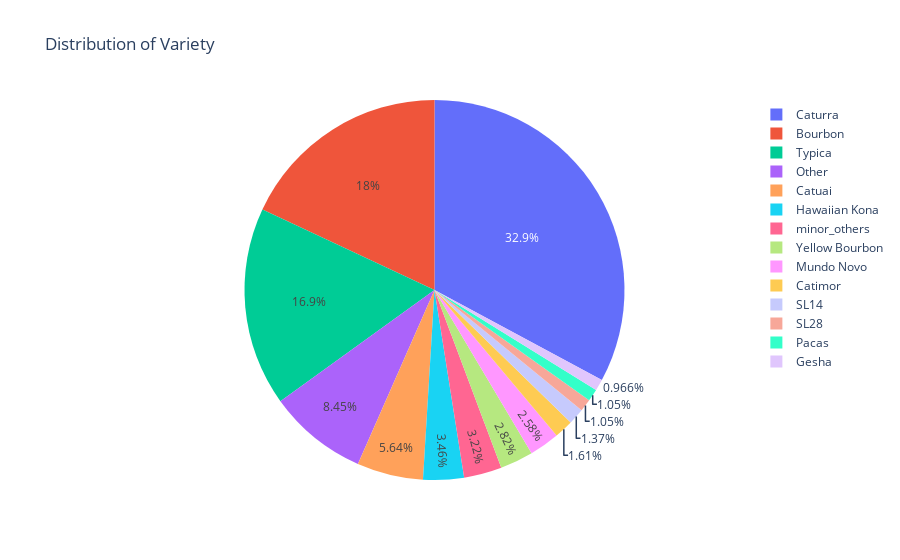
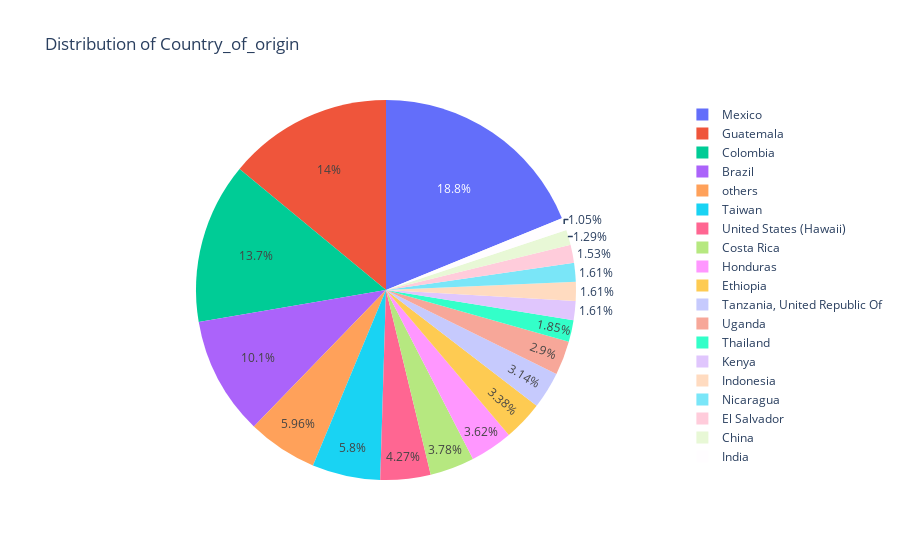
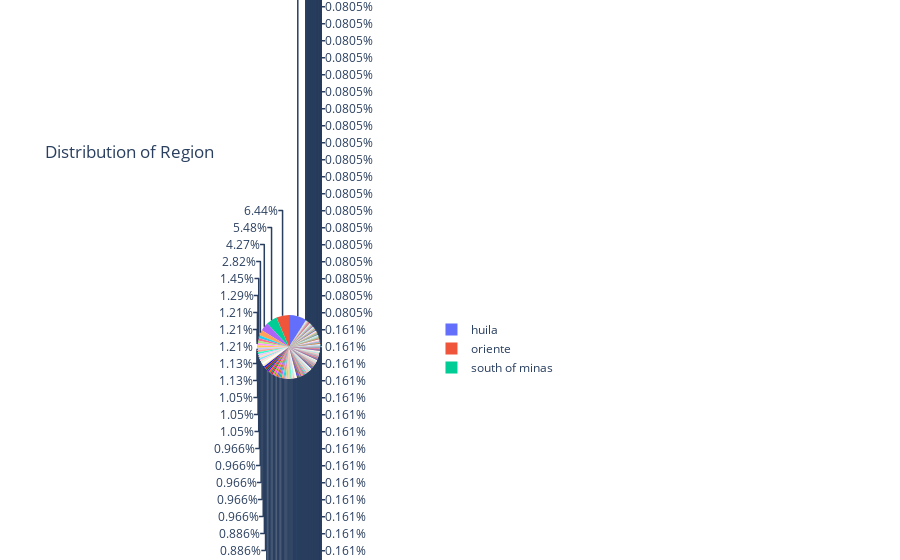

The notebook cell saved with these charts, in order:
### Code cell
vis = ['Variety','Country_of_Origin','Region']
for col in vis:
    counts = coffee[col].value_counts().reset_index()
    counts.columns = [col, 'Counts']  # Rename for clarity

    # Create the pie chart
    fig = px.pie(counts, names=col, values='Counts', title=f'Distribution of {col.capitalize()}')
    fig.show()

### Figure 1 — Plotly figure (JSON) as saved in the notebook; plotly's stock layout.template omitted (floating-point values rounded to 4 significant figures)
{"data": [{"domain": {"x": [0, 1], "y": [0, 1]}, "hovertemplate": "Variety=%{label}<br>Counts=%{value}<extra></extra>", "labels": ["Caturra", "Bourbon", "Typica", "Other", "Catuai", "Hawaiian Kona", "minor_others", "Yellow Bourbon", "Mundo Novo", "Catimor", "SL14", "SL28", "Pacas", "Gesha"], "legendgroup": "", "name": "", "showlegend": true, "type": "pie", "values": [408, 224, 210, 105, 70, 43, 40, 35, 32, 20, 17, 13, 13, 12]}], "layout": {"legend": {"tracegroupgap": 0}, "title": {"text": "Distribution of Variety"}}}

### Figure 2 — Plotly figure (JSON) as saved in the notebook; plotly's stock layout.template omitted (floating-point values rounded to 4 significant figures)
{"data": [{"domain": {"x": [0, 1], "y": [0, 1]}, "hovertemplate": "Country_of_Origin=%{label}<br>Counts=%{value}<extra></extra>", "labels": ["Mexico", "Guatemala", "Colombia", "Brazil", "others", "Taiwan", "United States (Hawaii)", "Costa Rica", "Honduras", "Ethiopia", "Tanzania, United Republic Of", "Uganda", "Thailand", "Kenya", "Indonesia", "Nicaragua", "El Salvador", "China", "India"], "legendgroup": "", "name": "", "showlegend": true, "type": "pie", "values": [234, 174, 170, 125, 74, 72, 53, 47, 45, 42, 39, 36, 23, 20, 20, 20, 19, 16, 13]}], "layout": {"legend": {"tracegroupgap": 0}, "title": {"text": "Distribution of Country_of_origin"}}}

### Figure 3 — Plotly figure (JSON) as saved in the notebook; plotly's stock layout.template omitted (floating-point values rounded to 4 significant figures; data arrays with more than 128 entries replaced by an {"elided": "..."} marker saying what was removed)
{"data": [{"domain": {"x": [0, 1], "y": [0, 1]}, "hovertemplate": "Region=%{label}<br>Counts=%{value}<extra></extra>", "labels": {"elided": "351 str values"}, "legendgroup": "", "name": "", "showlegend": true, "type": "pie", "values": {"elided": "351 int values"}}], "layout": {"legend": {"tracegroupgap": 0}, "title": {"text": "Distribution of Region"}}}
